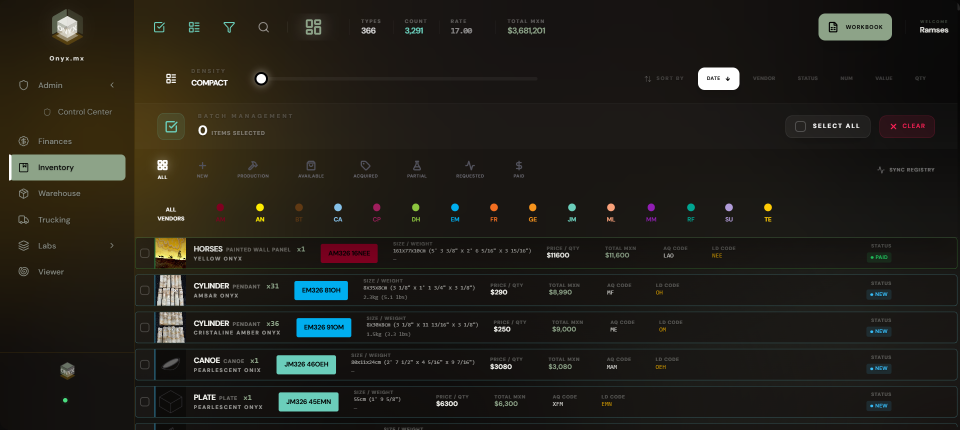
#> input picture tutorial/step4.png, 1920 x 859 px, found by its file name (shown at 1/2 size)
$ python blur_single.py
#> lines starting #> are read from the running program, lines starting #| are printed output that depends on the picture
from PIL import Image, ImageFilter

try:
    img_path = "public/tutorial/step4.png"
    y_start = 580

    img = Image.open(img_path)
#> img is the input picture: PIL image 1920x859 RGB; mean R, G, B 34.3, 32.2, 25.5

    # Blur username
    username_box = (1750, 40, 1900, 90)
    u_crop = img.crop(username_box)
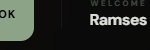
#> u_crop: PIL image 150x50 RGB; mean R, G, B 43.6, 47.1, 41.7
    u_blur = u_crop.filter(ImageFilter.GaussianBlur(radius=15))
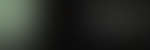
#> u_blur: PIL image 150x50 RGB; mean R, G, B 41.6, 44.9, 39.7
    img.paste(u_blur, username_box)

    # Blur item details
    items_box = (150, y_start, 1920, img.height)
#> items_box = (150, 580, 1920, 859)
    i_crop = img.crop(items_box)
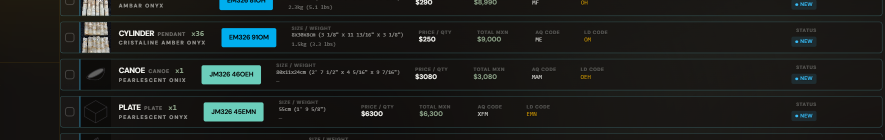
#> i_crop: PIL image 1770x279 RGB (shown at 1/2 size); mean R, G, B 28.5, 31.4, 29.4
    i_blur = i_crop.filter(ImageFilter.GaussianBlur(radius=15))
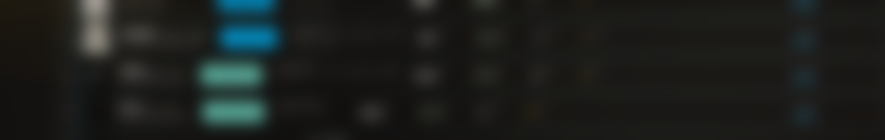
#> i_blur: PIL image 1770x279 RGB (shown at 1/2 size); mean R, G, B 28.5, 31.4, 29.4
    img.paste(i_blur, items_box)
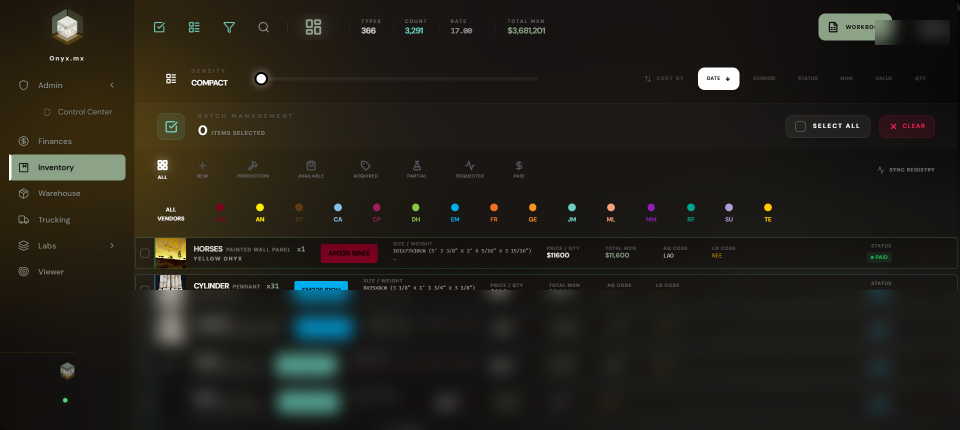
#> img: PIL image 1920x859 RGB (shown at 1/2 size); mean R, G, B 34.3, 32.2, 25.5

    img.save(img_path)
    print(f"Processed {img_path}")
except Exception as e:
    print(f"Failed {img_path}: {e}")

$ run again, with tutorial/step1.png copied over tutorial/step4.png
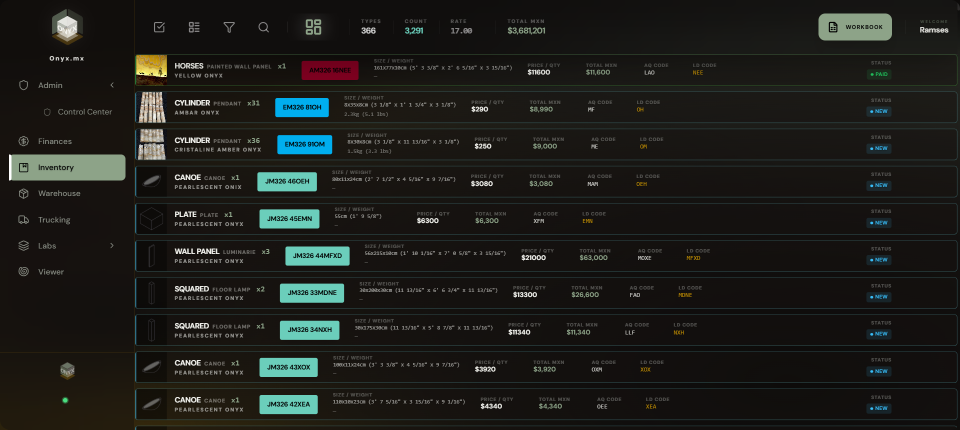
#> input picture tutorial/step1.png, 1920 x 859 px, found by its file name (shown at 1/2 size)
#> img is the input picture: PIL image 1920x859 RGB; mean R, G, B 29.4, 30.2, 26.6
#> `i_blur = i_crop.filter(ImageFilter.GaussianBlur(radius=15))`:
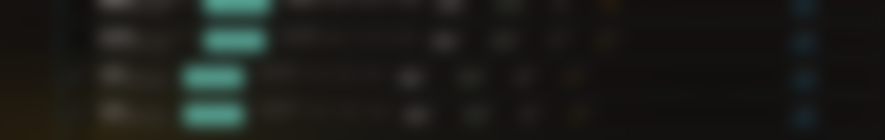
#> i_blur: PIL image 1770x279 RGB (shown at 1/2 size); mean R, G, B 27.3, 28.4, 24.7
#> `img.paste(i_blur, items_box)`:
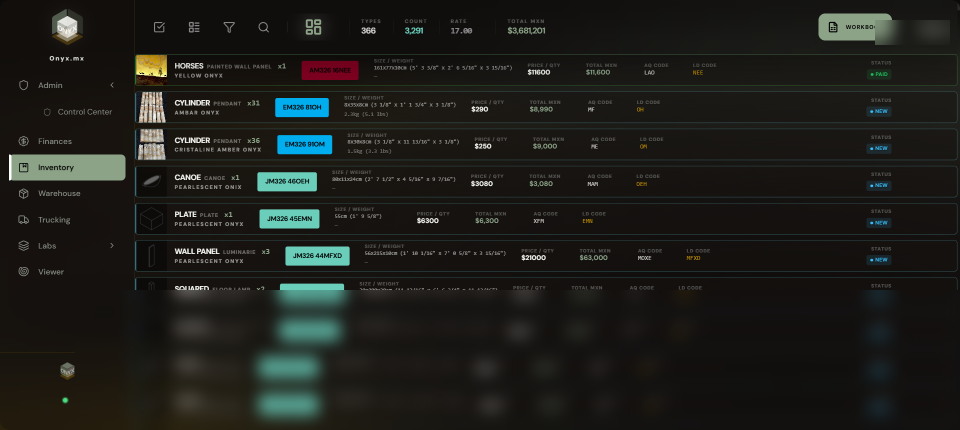
#> img: PIL image 1920x859 RGB (shown at 1/2 size); mean R, G, B 29.5, 30.2, 26.6

$ run again, with tutorial/step2.png copied over tutorial/step4.png
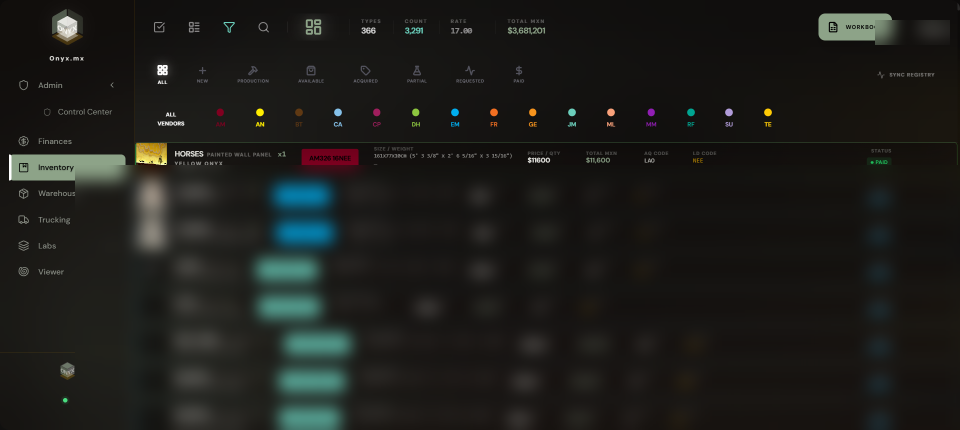
#> input picture tutorial/step2.png, 1920 x 859 px, found by its file name (shown at 1/2 size)
#> img is the input picture: PIL image 1920x859 RGB; mean R, G, B 29.1, 29.5, 26.5
#> `i_crop = img.crop(items_box)`:
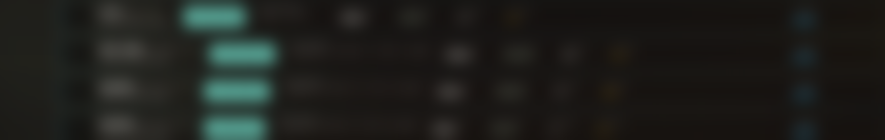
#> i_crop: PIL image 1770x279 RGB (shown at 1/2 size); mean R, G, B 31, 32.5, 29

$ run again, with tutorial/step3.png copied over tutorial/step4.png
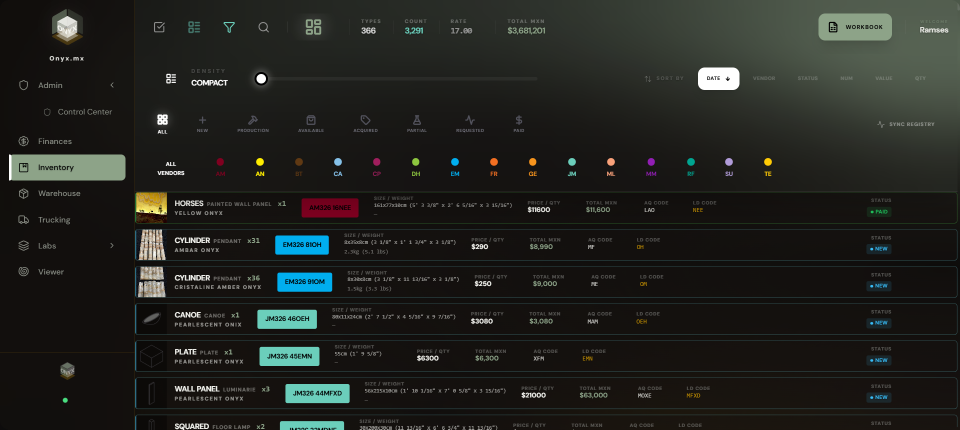
#> input picture tutorial/step3.png, 1920 x 859 px, found by its file name (shown at 1/2 size)
#> img is the input picture: PIL image 1920x859 RGB; mean R, G, B 34.1, 35.4, 31.5
#> `i_blur = i_crop.filter(ImageFilter.GaussianBlur(radius=15))`:
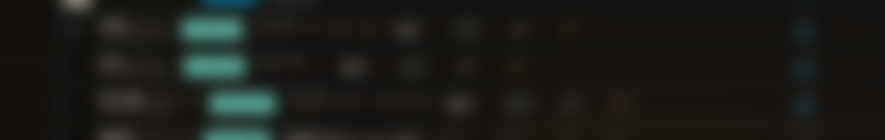
#> i_blur: PIL image 1770x279 RGB (shown at 1/2 size); mean R, G, B 27.2, 28.2, 25
#> `img.paste(i_blur, items_box)`:
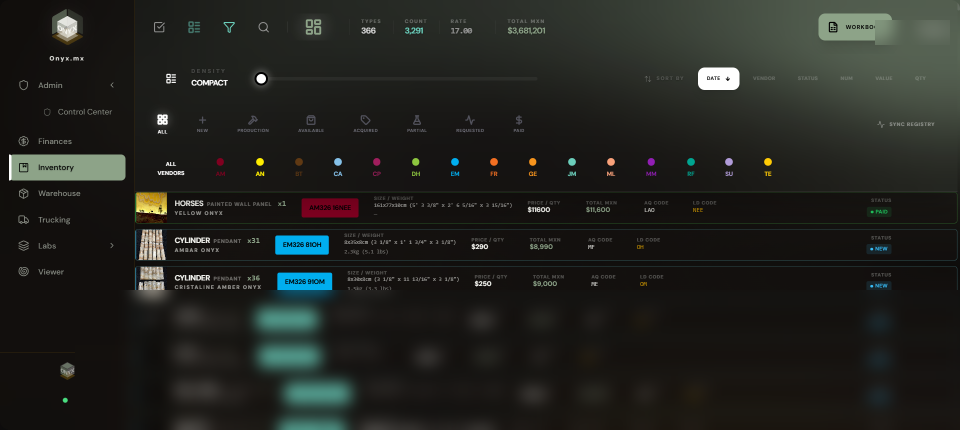
#> img: PIL image 1920x859 RGB (shown at 1/2 size); mean R, G, B 34.1, 35.5, 31.5
